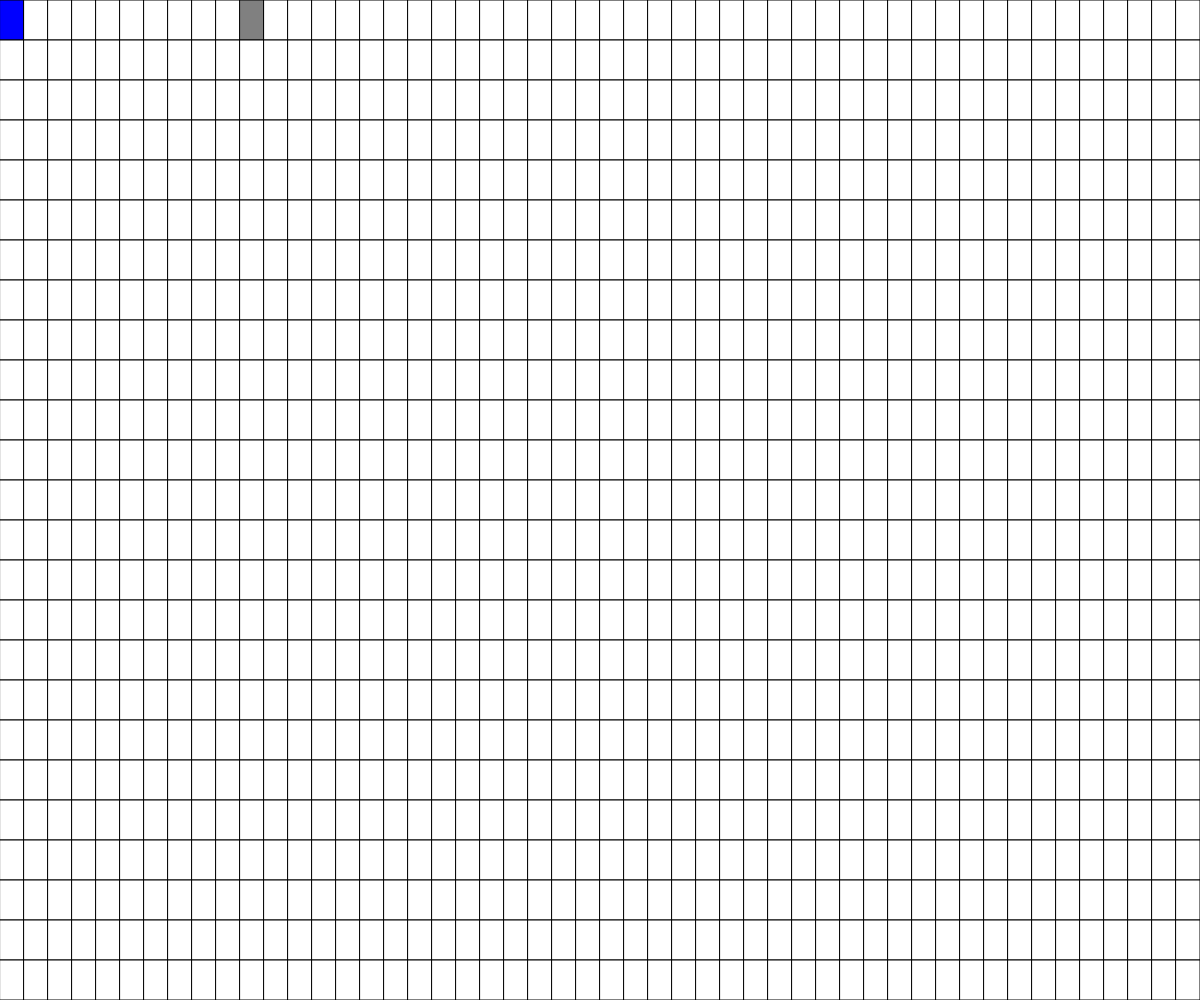
Frame 1 (no input)
Frame 60 (no input): identical to frame 1, image omitted
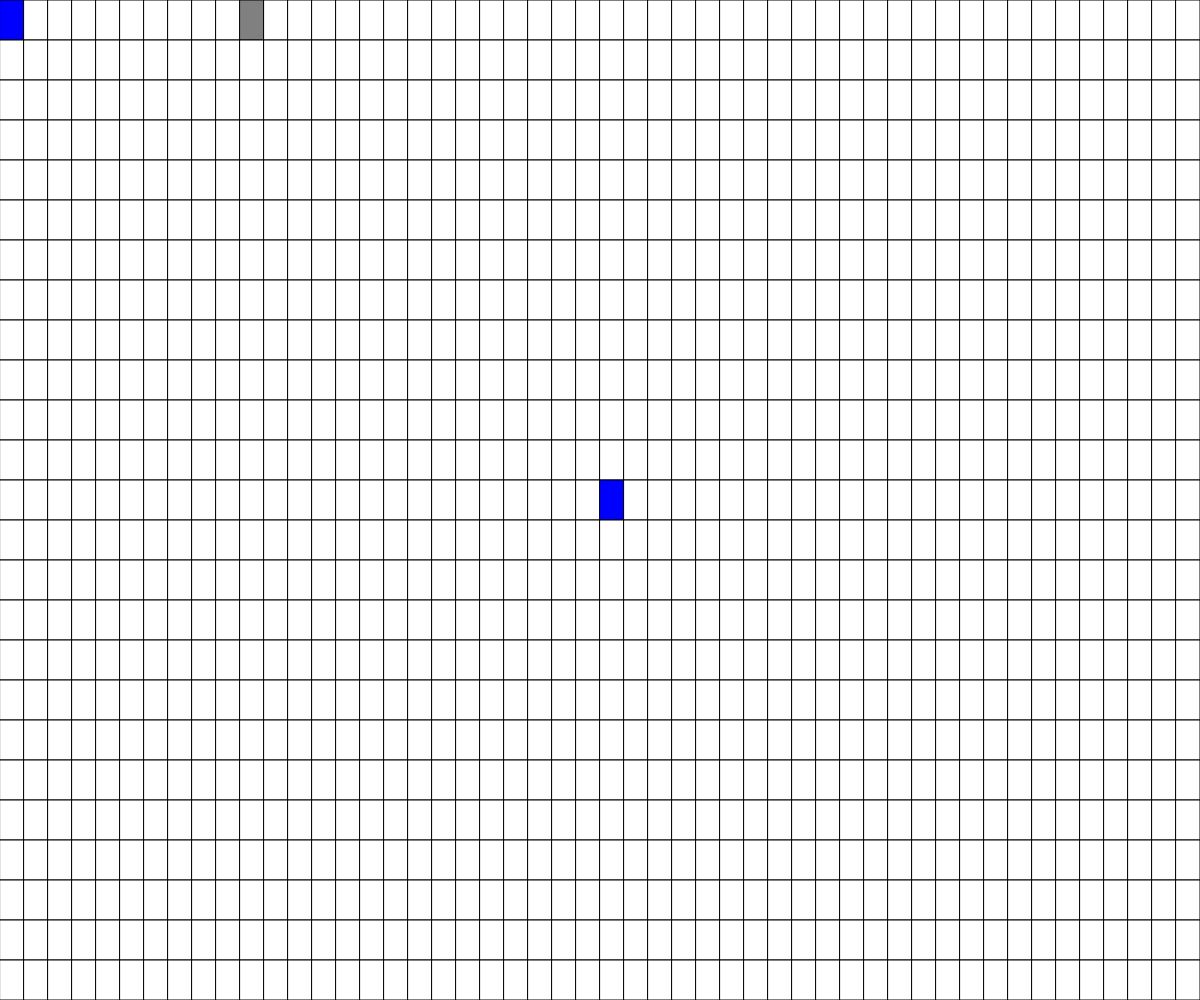
Frame 120 (the mouse pressed at the canvas centre since frame 60)

The p5.js sketch that drew these frames (run headless with seeded random() and noise() and a simulated clock; from frame 60 on, the mouse is pressed at the canvas centre):

// p5.js sketch
// ── sketch.js
// Project Title
// Your Name
// Date
//
// Extra for Experts:
// - describe what you did to take this project "above and beyond"

const ROWS = 25;
const COLS = 50;
let grid;
let cellWidth;
let cellHeight;
let autoPlay = false;
let playerX = 0;
let playerY = 0;
let entityX = 10;
let entityY = 0;
let neighbours = 0;

function setup() {
  createCanvas(windowWidth, windowHeight);
  cellWidth = width/COLS;
  cellHeight = height/ROWS;
  grid = create2dArray(COLS, ROWS);
  grid[playerY][playerX] = 1;
  grid[entityY][entityX] = 2;
}

function draw() {
  background(220);
  if (autoPlay && frameCount % 2=== 0){
    grid = checkAround(grid);
  }
  displayGrid(grid);
}

function displayGrid(grid) {
  for (let y=0; y<ROWS; y++) {
    for (let x=0; x<COLS; x++) {
      if (grid[y][x] === 0) {
        fill("white");
      }
      else if (grid[y][x] === 1) {
        fill("blue");
      }
      else if (grid[y][x] === 2) {
        fill("gray");
      }
      else if (grid[y][x] === 4) {
        fill("red");
      }
      rect(x*cellWidth, y*cellHeight, cellWidth, cellHeight);
    }   
  }
}

function checkAround(){
  let nextTurn = create2dArray(COLS, ROWS);

  for (let y=0; y<ROWS; y++) {
    for (let x=0; x<COLS; x++) {
      let neighbours = 0;

      //look at all cells around this one...
      for (let i=-1; i<=1; i++) {
        for (let j=-1; j<=1; j++) {
          //edge case check
          if (y+i >= 0 && y+i < ROWS && x+j >= 0 && x+j < COLS) {
            neighbours += grid[y+i][x+j];
          }
        }
      }

      //don't count self!
      neighbours -= grid[y][x];

      //apply rules
      if (grid[y][x] === 1) { //alive
        if (neighbours > 0 ) {
          nextTurn[y][x] = 4;
        }
        else {
          nextTurn[y][x] = 1;
        }
      }

      if (grid[y][x] === 1) { //dead
        if (neighbours === 0) {
          nextTurn[y][x] = 1;
        }
        else {
          nextTurn[y][x] = 4;
        }
      }

      if (grid[y][x] === 2) { //dead
        if (neighbours > 0) {
          nextTurn[y][x] = 4;
        }
        else {
          nextTurn[y][x] = 2;
        }
      }
      if (grid[y][x] === 2) { //dead
        if (neighbours === 0) {
          nextTurn[y][x] = 2;
        }
        else {
          nextTurn[y][x] = 4;
        }
      }
    }
  }

  return nextTurn;
}



function keyPressed() {
  if (keyCode === RIGHT_ARROW) {
    if (grid[playerY][playerX+1] === 0) {
      //reset old location to white
      grid[playerY][playerX] = 0;
      
      //move
      playerX++;

      //set new player location
      grid[playerY][playerX] = 1;
    }
  }

  if (keyCode === LEFT_ARROW) {
    if (grid[playerY][playerX-1] === 0) {
      //reset old location to white
      grid[playerY][playerX] = 0;
      
      //move
      playerX--;

      //set new player location
      grid[playerY][playerX] = 1;
    }
  }

  if (keyCode === UP_ARROW) {
    if (grid[playerY-1][playerX] === 0) {
      //reset old location to white
      grid[playerY][playerX] = 1;
      
      //move
      playerY--;

      //set new player location
      grid[playerY][playerX] = 1;
    }
  }


  if (keyCode === DOWN_ARROW) {
    if (grid[playerY+1][playerX] === 0) {
      //reset old location to white
      grid[playerY][playerX] = 0;
      
      //move
      playerY++;

      //set new player location
      grid[playerY][playerX] = 1;
    }
  }
  if(key === "a"){
    autoPlay = !autoPlay;
  }
  if (key === " ") {
    grid = checkAround(grid);
  }
}

function create2dArray(COLS, ROWS) {
  let emptyArray = [];
  for (let y=0; y<ROWS; y++) {
    emptyArray.push([]);
    for (let x=0; x<COLS; x++) {
      emptyArray[y].push(0);
    }
  }
  return emptyArray;
}


function mousePressed() {
  let xPos = Math.floor(mouseX/cellWidth);
  let yPos = Math.floor(mouseY/cellHeight);

  if (grid[yPos][xPos] === 0) {
    grid[yPos][xPos] = 1;
  }
  else if (grid[yPos][xPos] === 1) {
    grid[yPos][xPos] = 0;
  }
}
